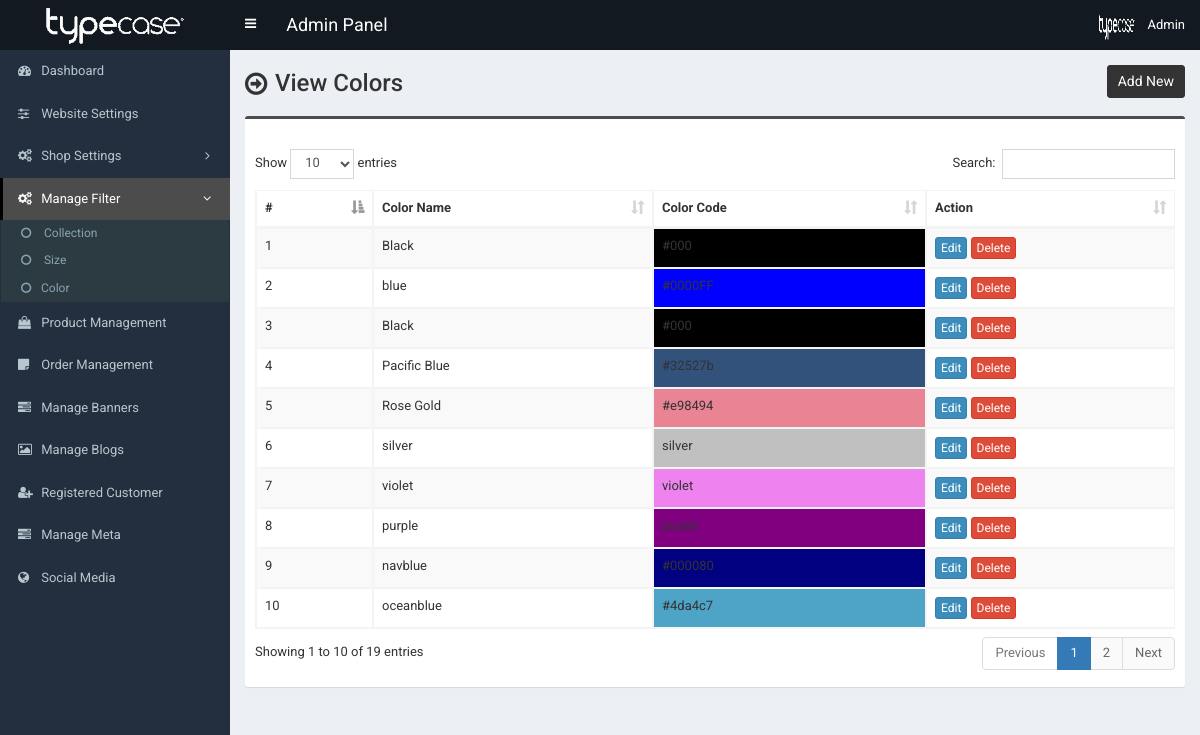
The app's page /khatusalasar/color.php (signed in) with its own data.
### tables this page shows
CREATE TABLE `tbl_color` (
  `color_id` int(11) NOT NULL AUTO_INCREMENT,
  `color_name` varchar(255) NOT NULL,
  `code` varchar(200) DEFAULT NULL,
  PRIMARY KEY (`color_id`)
);

### khatusalasar/color.php (the view, shortened to what this page needs)
<?php require_once('header.php'); ?>
<section class="content-header">
	<div class="content-header-left">
		<h1>View Colors</h1>
	</div>
	<div class="content-header-right">
		<a href="color-add.php" class="btn btn-primary btn-sm">Add New</a>
	</div>
</section>
<section class="content">
  <div class="row">
    <div class="col-md-12">
      <div class="box box-info">
        <div class="box-body table-responsive">
          <table id="example1" class="table table-bordered table-hover table-striped">
			<thead>
			    <tr>
			        <th>#</th>
			        <th>Color Name</th>
			        <th>Color Code</th>
			        <th>Action</th>
			    </tr>
			</thead>
            <tbody>
            	<?php
            	$i=0;
            	$statement = $pdo->prepare("SELECT * FROM tbl_color ORDER BY color_id ASC");
            	$statement->execute();
            	$result = $statement->fetchAll(PDO::FETCH_ASSOC);
            	foreach ($result as $row) {
            		$i++;
            		?>
					<tr>
	                    <td><?php echo $i; ?></td>
	                    <td><?php echo $row['color_name']; ?></td>
	                    <td style="background:<?php echo $row['code'] ?>"><?php echo $row['code']?></td>
	                    <td>
	                        <a href="color-edit.php?id=<?php echo $row['color_id']; ?>" class="btn btn-primary btn-xs">Edit</a>
	                        <a href="#" class="btn btn-danger btn-xs" data-href="color-delete.php?id=<?php echo $row['color_id']; ?>" data-toggle="modal" data-target="#confirm-delete">Delete</a>
	                    </td>
	                </tr>
            		<?php
            	}
            	?>
            </tbody>
          </table>
        </div>
      </div>
</section>
<?php require_once('footer.php'); ?>

### khatusalasar/header.php (shortened to what this page needs)
<!DOCTYPE html>
<html>
<head>
	<link rel="stylesheet" href="css/bootstrap.min.css">
	<link rel="stylesheet" href="css/font-awesome.min.css">
	<link rel="stylesheet" href="css/ionicons.min.css">
	<link rel="stylesheet" href="css/datepicker3.css">
	<link rel="stylesheet" href="css/all.css">
	<link rel="stylesheet" href="css/select2.min.css">
	<link rel="stylesheet" href="css/dataTables.bootstrap.css">
	<link rel="stylesheet" href="css/jquery.fancybox.css">
	<link rel="stylesheet" href="css/AdminLTE.min.css">
	<link rel="stylesheet" href="css/_all-skins.min.css">
	<link rel="stylesheet" href="css/on-off-switch.css"/>
	<link rel="stylesheet" href="css/summernote.css">
	<link rel="stylesheet" href="style.css">
</head>
<body class="hold-transition fixed skin-blue sidebar-mini">
	<div class="wrapper">
		<header class="main-header">
			<a href="index.php" class="logo">
				<img class="logo-lg" src="../assets/images/logo.gif"></span>
			</a>
			<nav class="navbar navbar-static-top">
				<a href="#" class="sidebar-toggle" data-toggle="offcanvas" role="button">
				</a>
				<span style="float:left;line-height:50px;color:#fff;padding-left:15px;font-size:18px;">Admin Panel</span>
				<div class="navbar-custom-menu">
					<ul class="nav navbar-nav">
						<li class="dropdown user user-menu">
							<a href="#" class="dropdown-toggle" data-toggle="dropdown">
								<img src="../assets/images/user-profile/<?php echo $_SESSION['user']['photo']; ?>" class="user-image" alt="User Image">
								<span class="hidden-xs"><?php echo $_SESSION['user']['full_name']; ?></span>
							</a>
						</li>
					</ul>
				</div>
			</nav>
		</header>
  		<?php $cur_page = substr($_SERVER["SCRIPT_NAME"],strrpos($_SERVER["SCRIPT_NAME"],"/")+1); ?>
  		<aside class="main-sidebar">
    		<section class="sidebar">
      			<ul class="sidebar-menu">
			        <li class="treeview <?php if($cur_page == 'index.php') {echo 'active';} ?>">
			          <a href="index.php">
			            <i class="fa fa-dashboard"></i> <span>Dashboard</span>
			          </a>
			        </li>
			        <li class="treeview <?php if( ($cur_page == 'settings.php') ) {echo 'active';} ?>">
			          <a href="settings.php">
			            <i class="fa fa-sliders"></i> <span>Website Settings</span>
			          </a>
			        </li>
                    <li class="treeview <?php if( ($cur_page == 'country.php') || ($cur_page == 'country-add.php') || ($cur_page == 'country-edit.php') || ($cur_page == 'shipping-cost.php') || ($cur_page == 'shipping-cost-edit.php') || ($cur_page == 'top-category.php') || ($cur_page == 'top-category-add.php') || ($cur_page == 'top-category-edit.php') || ($cur_page == 'mid-category.php') || ($cur_page == 'mid-category-add.php') || ($cur_page == 'mid-category-edit.php') || ($cur_page == 'end-category.php') || ($cur_page == 'end-category-add.php') || ($cur_page == 'end-category-edit.php') ) {echo 'active';} ?>">
                        <a href="#">
                            <i class="fa fa-cogs"></i>
                            <span>Shop Settings</span>
                            <span class="pull-right-container">
								<i class="fa fa-angle-left pull-right"></i>
							</span>
                        </a>
                    </li>
                    <li class="treeview <?php if( ($cur_page == 'size.php') || ($cur_page == 'collection.php') || ($cur_page == 'size-edit.php') || ($cur_page == 'collection-add.php') || ($cur_page == 'size-add.php') || ($cur_page == 'collection-edit.php') || ($cur_page == 'color.php') || ($cur_page=='color-edit.php') || ($cur_page=='color-add.php') ) {echo 'active';} ?>">
                        <a href="#">
                            <i class="fa fa-cogs"></i>
                            <span>Manage Filter</span>
                            <span class="pull-right-container">
								<i class="fa fa-angle-left pull-right"></i>
							</span>
                        </a>
                        <ul class="treeview-menu">
                            <li><a href="collection.php"><i class="fa fa-circle-o"></i> Collection</a></li>
                            <li><a href="size.php"><i class="fa fa-circle-o"></i> Size</a></li>
                            <li><a href="color.php"><i class="fa fa-circle-o"></i>Color</a></li>
                        </ul>
                    </li>
                    <li class="treeview <?php if( ($cur_page == 'product.php') || ($cur_page == 'product-add.php') || ($cur_page == 'product-edit.php') ) {echo 'active';} ?>">
                        <a href="product.php">
                            <i class="fa fa-shopping-bag"></i> <span>Product Management</span>
                        </a>
                    </li>
                    <li class="treeview <?php if( ($cur_page == 'order.php') ) {echo 'active';} ?>">
                        <a href="order.php">
                            <i class="fa fa-sticky-note"></i> <span>Order Management</span>
                        </a>
                    </li>
					  <li class="treeview <?php if( ($cur_page == 'page.php') ) {echo 'active';} ?>">
			          <a href="banners.php">
			            <i class="fa fa-tasks"></i> <span>Manage Banners</span>
			          </a>
			        </li>
			          <li class="treeview <?php if( ($cur_page == 'blog.php') ) {echo 'active';} ?>">
			          <a href="blog.php">
			            <i class="fa fa-picture-o"></i> <span>Manage Blogs</span>
			          </a>
						<li class="treeview <?php if( ($cur_page == 'customer.php') || ($cur_page == 'customer-add.php') || ($cur_page == 'customer-edit.php') ) {echo 'active';} ?>">
			         <a href="customer.php">
			           <i class="fa fa-user-plus"></i> <span>Registered Customer</span>
			         </a>
			       </li>
			        <li class="treeview <?php if( ($cur_page == 'meta_tag.php') ) {echo 'active';} ?>">
			          <a href="meta_tag.php">
			            <i class="fa fa-tasks"></i> <span>Manage Meta</span>
			          </a>
			        </li>
			        <li class="treeview <?php if( ($cur_page == 'social-media.php') ) {echo 'active';} ?>">
			          <a href="social-media.php">
			            <i class="fa fa-globe"></i> <span>Social Media</span>
			          </a>
			        </li>
			        </li>
      			</ul>
    		</section>
  		</aside>
  		<div class="content-wrapper">

### khatusalasar/footer.php (shortened to what this page needs)
		</div>
	</div>
</body>
</html>

### khatusalasar/style.css (style rules this page uses)
body { font-size: 13px; font-family: "Roboto", sans-serif; }
.navbar-nav > .user-menu .user-image { width: 40px; height: 40px; margin-top: -10px; }
.content-header > h1, .content-header .content-header-left h1 { font-family: "Roboto", sans-serif; }
.main-header .logo { text-align: left; }
.main-header .logo .logo-lg { font-family: "Roboto", sans-serif; max-height: 100%; margin: auto; }
.box-info { padding-top: 20px; }
.sidebar-menu li.active > a > .pull-right-container > .fa-angle-left { -webkit-transform: rotate(90deg); -ms-transform: rotate(90deg); -o-transform: rotate(90deg); transform: rotate(90deg); }
.sidebar-menu li > a > .pull-right-container > .fa-angle-left:before { content: "\f105"; }
.content-header { overflow: hidden; }
.content-header .content-header-left { float: left; padding-top: 5px; }
.content-header .content-header-right { float: right; }
.content-header .content-header-left h1 { margin-top: 0; margin-bottom: 0; padding-left: 30px; padding-bottom: 5px; font-size: 24px; position: relative; }
.content-header .content-header-left h1:before { position: absolute; top: 0; left: 0; font-family: "FontAwesome", sans-serif; font-size: 26px; content: "\f18e"; }
.content-header .content-header-right a { position: relative; font-size: 14px; }
.skin-blue .sidebar-menu > li:hover > a, .skin-blue .sidebar-menu > li.active > a { color: #fff; background: #3c8dbc; border-left-color: #3c8dbc; }
.skin-blue .main-header .logo, .skin-blue .main-header .logo:hover, .skin-blue .main-header .navbar, .skin-blue .main-header .navbar .sidebar-toggle:hover { background-color: #131921; }
.skin-blue .sidebar-menu > li:hover > a, .skin-blue .sidebar-menu > li.active > a { background-color: #4c4c4c; border-left-color: #000000; }
.box.box-info { border-top-color: #4c4c4c; }
.content-header .content-header-right a { background-color: #333333; border-color: #333333; }
.sidebar-menu .treeview-menu > li > a { font-size: 12px; }

### records on screen
tbl_color: color_name "Black", code "#000"
tbl_color: color_name "blue", code "#0000FF"
tbl_color: color_name "Black", code "#000"
tbl_color: color_name "Pacific Blue", code "#32527b"
tbl_color: color_name "Rose Gold", code "#e98494"
tbl_color: color_name "silver", code "silver"
tbl_color: color_name "violet", code "violet"
tbl_color: color_name "purple"
tbl_color: color_name "navblue", code "#000080"
tbl_color: color_name "oceanblue", code "#4da4c7"

### other values on screen
$_SESSION['user']['full_name'] "Admin"
